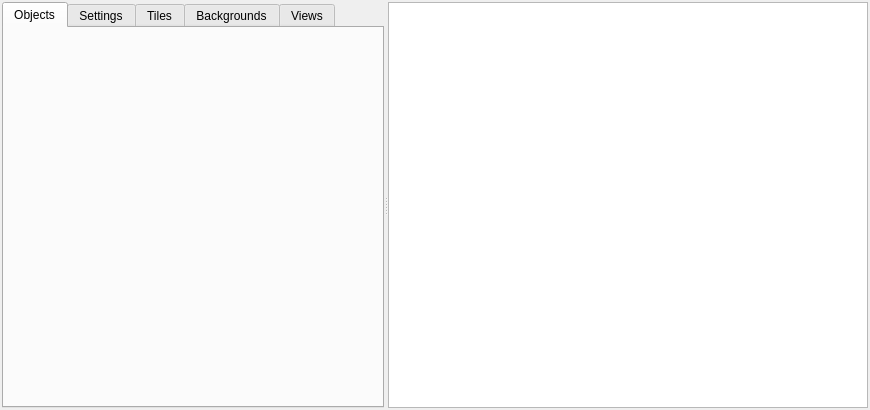
<?xml version="1.0" encoding="UTF-8"?>
<ui version="4.0">
 <class>RoomWidget</class>
 <widget class="QWidget" name="RoomWidget">
  <property name="geometry">
   <rect>
    <x>0</x>
    <y>0</y>
    <width>870</width>
    <height>410</height>
   </rect>
  </property>
  <property name="windowTitle">
   <string>Form</string>
  </property>
  <layout class="QVBoxLayout" name="verticalLayout">
   <property name="leftMargin">
    <number>2</number>
   </property>
   <property name="topMargin">
    <number>2</number>
   </property>
   <property name="rightMargin">
    <number>2</number>
   </property>
   <property name="bottomMargin">
    <number>2</number>
   </property>
   <item>
    <widget class="QSplitter" name="splitter">
     <property name="sizePolicy">
      <sizepolicy hsizetype="Expanding" vsizetype="Preferred">
       <horstretch>0</horstretch>
       <verstretch>0</verstretch>
      </sizepolicy>
     </property>
     <property name="baseSize">
      <size>
       <width>0</width>
       <height>0</height>
      </size>
     </property>
     <property name="orientation">
      <enum>Qt::Horizontal</enum>
     </property>
     <widget class="QTabWidget" name="objectsTab">
      <property name="currentIndex">
       <number>0</number>
      </property>
      <widget class="QWidget" name="tab">
       <attribute name="title">
        <string>Objects</string>
       </attribute>
      </widget>
      <widget class="QWidget" name="tab_3">
       <attribute name="title">
        <string>Settings</string>
       </attribute>
      </widget>
      <widget class="QWidget" name="tab_4">
       <attribute name="title">
        <string>Tiles</string>
       </attribute>
      </widget>
      <widget class="QWidget" name="tab_5">
       <attribute name="title">
        <string>Backgrounds</string>
       </attribute>
      </widget>
      <widget class="QWidget" name="tab_2">
       <attribute name="title">
        <string>Views</string>
       </attribute>
      </widget>
     </widget>
     <widget class="QGraphicsView" name="graphicsView"/>
    </widget>
   </item>
  </layout>
 </widget>
 <resources/>
 <connections/>
</ui>
